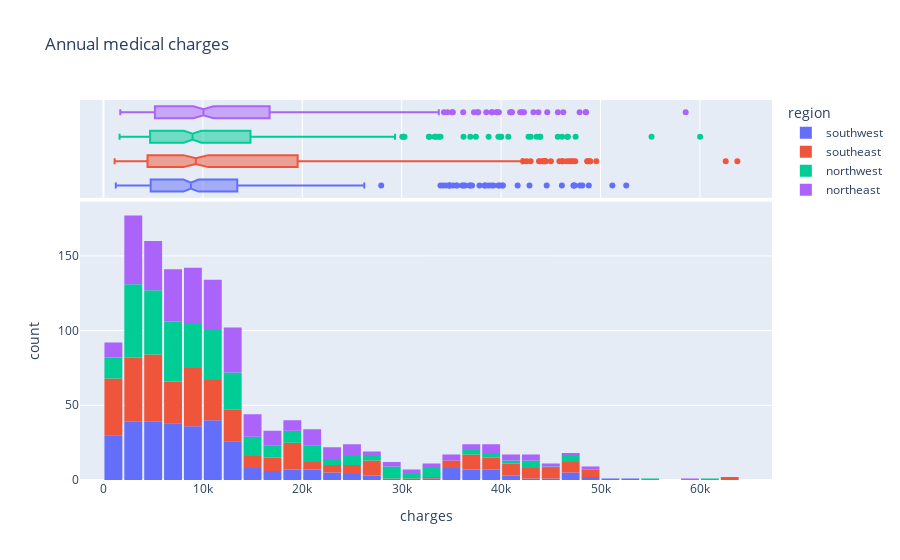

Notebook source saved alongside this figure:
### Code cell
fig = px.histogram(medical_df,x = 'charges',marginal='box',color='region',title='Annual medical charges')
fig.update_layout(bargap = 0.1)
fig.show()

### Figure 1 — Plotly figure (JSON) as saved in the notebook; plotly's stock layout.template omitted (floating-point values rounded to 4 significant figures; data arrays with more than 128 entries replaced by an {"elided": "..."} marker saying what was removed)
{"data": [{"alignmentgroup": "True", "bingroup": "x", "hovertemplate": "region=southwest<br>charges=%{x}<br>count=%{y}<extra></extra>", "legendgroup": "southwest", "marker": {"color": "#636efa", "pattern": {"shape": ""}}, "name": "southwest", "offsetgroup": "southwest", "orientation": "v", "showlegend": true, "type": "histogram", "x": {"elided": "325 float values"}, "xaxis": "x", "yaxis": "y"}, {"alignmentgroup": "True", "hovertemplate": "region=southwest<br>charges=%{x}<extra></extra>", "legendgroup": "southwest", "marker": {"color": "#636efa"}, "name": "southwest", "notched": true, "offsetgroup": "southwest", "showlegend": false, "type": "box", "x": {"elided": "325 float values"}, "xaxis": "x2", "yaxis": "y2"}, {"alignmentgroup": "True", "bingroup": "x", "hovertemplate": "region=southeast<br>charges=%{x}<br>count=%{y}<extra></extra>", "legendgroup": "southeast", "marker": {"color": "#EF553B", "pattern": {"shape": ""}}, "name": "southeast", "offsetgroup": "southeast", "orientation": "v", "showlegend": true, "type": "histogram", "x": {"elided": "364 float values"}, "xaxis": "x", "yaxis": "y"}, {"alignmentgroup": "True", "hovertemplate": "region=southeast<br>charges=%{x}<extra></extra>", "legendgroup": "southeast", "marker": {"color": "#EF553B"}, "name": "southeast", "notched": true, "offsetgroup": "southeast", "showlegend": false, "type": "box", "x": {"elided": "364 float values"}, "xaxis": "x2", "yaxis": "y2"}, {"alignmentgroup": "True", "bingroup": "x", "hovertemplate": "region=northwest<br>charges=%{x}<br>count=%{y}<extra></extra>", "legendgroup": "northwest", "marker": {"color": "#00cc96", "pattern": {"shape": ""}}, "name": "northwest", "offsetgroup": "northwest", "orientation": "v", "showlegend": true, "type": "histogram", "x": {"elided": "325 float values"}, "xaxis": "x", "yaxis": "y"}, {"alignmentgroup": "True", "hovertemplate": "region=northwest<br>charges=%{x}<extra></extra>", "legendgroup": "northwest", "marker": {"color": "#00cc96"}, "name": "northwest", "notched": true, "offsetgroup": "northwest", "showlegend": false, "type": "box", "x": {"elided": "325 float values"}, "xaxis": "x2", "yaxis": "y2"}, {"alignmentgroup": "True", "bingroup": "x", "hovertemplate": "region=northeast<br>charges=%{x}<br>count=%{y}<extra></extra>", "legendgroup": "northeast", "marker": {"color": "#ab63fa", "pattern": {"shape": ""}}, "name": "northeast", "offsetgroup": "northeast", "orientation": "v", "showlegend": true, "type": "histogram", "x": {"elided": "324 float values"}, "xaxis": "x", "yaxis": "y"}, {"alignmentgroup": "True", "hovertemplate": "region=northeast<br>charges=%{x}<extra></extra>", "legendgroup": "northeast", "marker": {"color": "#ab63fa"}, "name": "northeast", "notched": true, "offsetgroup": "northeast", "showlegend": false, "type": "box", "x": {"elided": "324 float values"}, "xaxis": "x2", "yaxis": "y2"}], "layout": {"bargap": 0.1, "barmode": "relative", "legend": {"title": {"text": "region"}, "tracegroupgap": 0}, "title": {"text": "Annual medical charges"}, "xaxis": {"anchor": "y", "domain": [0, 1], "title": {"text": "charges"}}, "xaxis2": {"anchor": "y2", "domain": [0, 1], "matches": "x", "showgrid": true, "showticklabels": false}, "yaxis": {"anchor": "x", "domain": [0, 0.7326], "title": {"text": "count"}}, "yaxis2": {"anchor": "x2", "domain": [0.7426, 1], "matches": "y2", "showgrid": false, "showline": false, "showticklabels": false, "ticks": ""}}}
